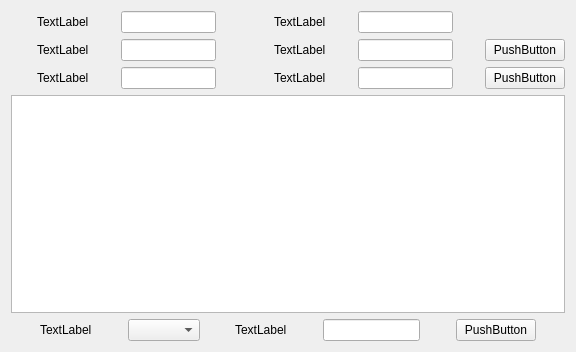
<?xml version="1.0" encoding="UTF-8"?>
<ui version="4.0">
 <class>MainWindow</class>
 <widget class="QMainWindow" name="MainWindow">
  <property name="geometry">
   <rect>
    <x>0</x>
    <y>0</y>
    <width>576</width>
    <height>352</height>
   </rect>
  </property>
  <property name="windowTitle">
   <string>MainWindow</string>
  </property>
  <widget class="QWidget" name="centralWidget">
   <layout class="QVBoxLayout" name="verticalLayout">
    <item>
     <layout class="QGridLayout" name="gridLayout">
      <item row="4" column="0">
       <layout class="QHBoxLayout" name="horizontalLayout_3">
        <item>
         <spacer name="horizontalSpacer_8">
          <property name="orientation">
           <enum>Qt::Horizontal</enum>
          </property>
          <property name="sizeHint" stdset="0">
           <size>
            <width>40</width>
            <height>20</height>
           </size>
          </property>
         </spacer>
        </item>
        <item>
         <widget class="QLabel" name="label_3">
          <property name="text">
           <string>TextLabel</string>
          </property>
         </widget>
        </item>
        <item>
         <spacer name="horizontalSpacer_9">
          <property name="orientation">
           <enum>Qt::Horizontal</enum>
          </property>
          <property name="sizeHint" stdset="0">
           <size>
            <width>40</width>
            <height>20</height>
           </size>
          </property>
         </spacer>
        </item>
        <item>
         <widget class="QLineEdit" name="lineEdit_3"/>
        </item>
        <item>
         <spacer name="horizontalSpacer_10">
          <property name="orientation">
           <enum>Qt::Horizontal</enum>
          </property>
          <property name="sizeHint" stdset="0">
           <size>
            <width>40</width>
            <height>20</height>
           </size>
          </property>
         </spacer>
        </item>
       </layout>
      </item>
      <item row="5" column="0">
       <layout class="QHBoxLayout" name="horizontalLayout_5">
        <item>
         <spacer name="horizontalSpacer_14">
          <property name="orientation">
           <enum>Qt::Horizontal</enum>
          </property>
          <property name="sizeHint" stdset="0">
           <size>
            <width>40</width>
            <height>20</height>
           </size>
          </property>
         </spacer>
        </item>
        <item>
         <widget class="QLabel" name="label_5">
          <property name="text">
           <string>TextLabel</string>
          </property>
         </widget>
        </item>
        <item>
         <spacer name="horizontalSpacer_15">
          <property name="orientation">
           <enum>Qt::Horizontal</enum>
          </property>
          <property name="sizeHint" stdset="0">
           <size>
            <width>40</width>
            <height>20</height>
           </size>
          </property>
         </spacer>
        </item>
        <item>
         <widget class="QLineEdit" name="lineEdit_5"/>
        </item>
        <item>
         <spacer name="horizontalSpacer_16">
          <property name="orientation">
           <enum>Qt::Horizontal</enum>
          </property>
          <property name="sizeHint" stdset="0">
           <size>
            <width>40</width>
            <height>20</height>
           </size>
          </property>
         </spacer>
        </item>
       </layout>
      </item>
      <item row="1" column="0">
       <layout class="QHBoxLayout" name="horizontalLayout">
        <item>
         <spacer name="horizontalSpacer">
          <property name="orientation">
           <enum>Qt::Horizontal</enum>
          </property>
          <property name="sizeHint" stdset="0">
           <size>
            <width>40</width>
            <height>20</height>
           </size>
          </property>
         </spacer>
        </item>
        <item>
         <widget class="QLabel" name="label">
          <property name="text">
           <string>TextLabel</string>
          </property>
         </widget>
        </item>
        <item>
         <spacer name="horizontalSpacer_2">
          <property name="orientation">
           <enum>Qt::Horizontal</enum>
          </property>
          <property name="sizeHint" stdset="0">
           <size>
            <width>40</width>
            <height>20</height>
           </size>
          </property>
         </spacer>
        </item>
        <item>
         <widget class="QLineEdit" name="lineEdit"/>
        </item>
        <item>
         <spacer name="horizontalSpacer_3">
          <property name="orientation">
           <enum>Qt::Horizontal</enum>
          </property>
          <property name="sizeHint" stdset="0">
           <size>
            <width>40</width>
            <height>20</height>
           </size>
          </property>
         </spacer>
        </item>
       </layout>
      </item>
      <item row="5" column="2">
       <widget class="QPushButton" name="pushButton_2">
        <property name="text">
         <string>PushButton</string>
        </property>
       </widget>
      </item>
      <item row="5" column="1">
       <layout class="QHBoxLayout" name="horizontalLayout_6">
        <item>
         <spacer name="horizontalSpacer_17">
          <property name="orientation">
           <enum>Qt::Horizontal</enum>
          </property>
          <property name="sizeHint" stdset="0">
           <size>
            <width>40</width>
            <height>20</height>
           </size>
          </property>
         </spacer>
        </item>
        <item>
         <widget class="QLabel" name="label_6">
          <property name="text">
           <string>TextLabel</string>
          </property>
         </widget>
        </item>
        <item>
         <spacer name="horizontalSpacer_18">
          <property name="orientation">
           <enum>Qt::Horizontal</enum>
          </property>
          <property name="sizeHint" stdset="0">
           <size>
            <width>40</width>
            <height>20</height>
           </size>
          </property>
         </spacer>
        </item>
        <item>
         <widget class="QLineEdit" name="lineEdit_6"/>
        </item>
        <item>
         <spacer name="horizontalSpacer_19">
          <property name="orientation">
           <enum>Qt::Horizontal</enum>
          </property>
          <property name="sizeHint" stdset="0">
           <size>
            <width>40</width>
            <height>20</height>
           </size>
          </property>
         </spacer>
        </item>
       </layout>
      </item>
      <item row="4" column="1">
       <layout class="QHBoxLayout" name="horizontalLayout_4">
        <item>
         <spacer name="horizontalSpacer_11">
          <property name="orientation">
           <enum>Qt::Horizontal</enum>
          </property>
          <property name="sizeHint" stdset="0">
           <size>
            <width>40</width>
            <height>20</height>
           </size>
          </property>
         </spacer>
        </item>
        <item>
         <widget class="QLabel" name="label_4">
          <property name="text">
           <string>TextLabel</string>
          </property>
         </widget>
        </item>
        <item>
         <spacer name="horizontalSpacer_12">
          <property name="orientation">
           <enum>Qt::Horizontal</enum>
          </property>
          <property name="sizeHint" stdset="0">
           <size>
            <width>40</width>
            <height>20</height>
           </size>
          </property>
         </spacer>
        </item>
        <item>
         <widget class="QLineEdit" name="lineEdit_4"/>
        </item>
        <item>
         <spacer name="horizontalSpacer_13">
          <property name="orientation">
           <enum>Qt::Horizontal</enum>
          </property>
          <property name="sizeHint" stdset="0">
           <size>
            <width>40</width>
            <height>20</height>
           </size>
          </property>
         </spacer>
        </item>
       </layout>
      </item>
      <item row="4" column="2">
       <widget class="QPushButton" name="pushButton">
        <property name="text">
         <string>PushButton</string>
        </property>
       </widget>
      </item>
      <item row="1" column="1">
       <layout class="QHBoxLayout" name="horizontalLayout_2">
        <item>
         <spacer name="horizontalSpacer_4">
          <property name="orientation">
           <enum>Qt::Horizontal</enum>
          </property>
          <property name="sizeHint" stdset="0">
           <size>
            <width>40</width>
            <height>20</height>
           </size>
          </property>
         </spacer>
        </item>
        <item>
         <widget class="QLabel" name="label_2">
          <property name="text">
           <string>TextLabel</string>
          </property>
         </widget>
        </item>
        <item>
         <spacer name="horizontalSpacer_5">
          <property name="orientation">
           <enum>Qt::Horizontal</enum>
          </property>
          <property name="sizeHint" stdset="0">
           <size>
            <width>40</width>
            <height>20</height>
           </size>
          </property>
         </spacer>
        </item>
        <item>
         <widget class="QLineEdit" name="lineEdit_2"/>
        </item>
        <item>
         <spacer name="horizontalSpacer_6">
          <property name="orientation">
           <enum>Qt::Horizontal</enum>
          </property>
          <property name="sizeHint" stdset="0">
           <size>
            <width>40</width>
            <height>20</height>
           </size>
          </property>
         </spacer>
        </item>
       </layout>
      </item>
     </layout>
    </item>
    <item>
     <layout class="QVBoxLayout" name="verticalLayout_2">
      <item>
       <widget class="QTextBrowser" name="textBrowser"/>
      </item>
     </layout>
    </item>
    <item>
     <layout class="QHBoxLayout" name="horizontalLayout_7">
      <item>
       <spacer name="horizontalSpacer_7">
        <property name="orientation">
         <enum>Qt::Horizontal</enum>
        </property>
        <property name="sizeHint" stdset="0">
         <size>
          <width>40</width>
          <height>20</height>
         </size>
        </property>
       </spacer>
      </item>
      <item>
       <widget class="QLabel" name="label_7">
        <property name="text">
         <string>TextLabel</string>
        </property>
       </widget>
      </item>
      <item>
       <spacer name="horizontalSpacer_20">
        <property name="orientation">
         <enum>Qt::Horizontal</enum>
        </property>
        <property name="sizeHint" stdset="0">
         <size>
          <width>40</width>
          <height>20</height>
         </size>
        </property>
       </spacer>
      </item>
      <item>
       <widget class="QComboBox" name="comboBox"/>
      </item>
      <item>
       <spacer name="horizontalSpacer_21">
        <property name="orientation">
         <enum>Qt::Horizontal</enum>
        </property>
        <property name="sizeHint" stdset="0">
         <size>
          <width>40</width>
          <height>20</height>
         </size>
        </property>
       </spacer>
      </item>
      <item>
       <widget class="QLabel" name="label_8">
        <property name="text">
         <string>TextLabel</string>
        </property>
       </widget>
      </item>
      <item>
       <spacer name="horizontalSpacer_22">
        <property name="orientation">
         <enum>Qt::Horizontal</enum>
        </property>
        <property name="sizeHint" stdset="0">
         <size>
          <width>40</width>
          <height>20</height>
         </size>
        </property>
       </spacer>
      </item>
      <item>
       <widget class="QLineEdit" name="lineEdit_7"/>
      </item>
      <item>
       <spacer name="horizontalSpacer_23">
        <property name="orientation">
         <enum>Qt::Horizontal</enum>
        </property>
        <property name="sizeHint" stdset="0">
         <size>
          <width>40</width>
          <height>20</height>
         </size>
        </property>
       </spacer>
      </item>
      <item>
       <widget class="QPushButton" name="pushButton_3">
        <property name="text">
         <string>PushButton</string>
        </property>
       </widget>
      </item>
      <item>
       <spacer name="horizontalSpacer_24">
        <property name="orientation">
         <enum>Qt::Horizontal</enum>
        </property>
        <property name="sizeHint" stdset="0">
         <size>
          <width>40</width>
          <height>20</height>
         </size>
        </property>
       </spacer>
      </item>
     </layout>
    </item>
   </layout>
  </widget>
  <widget class="QMenuBar" name="menuBar">
   <property name="geometry">
    <rect>
     <x>0</x>
     <y>0</y>
     <width>576</width>
     <height>23</height>
    </rect>
   </property>
  </widget>
 </widget>
 <layoutdefault spacing="6" margin="11"/>
 <tabstops>
  <tabstop>lineEdit</tabstop>
  <tabstop>lineEdit_2</tabstop>
  <tabstop>lineEdit_3</tabstop>
  <tabstop>lineEdit_4</tabstop>
  <tabstop>lineEdit_5</tabstop>
  <tabstop>lineEdit_6</tabstop>
  <tabstop>pushButton</tabstop>
  <tabstop>pushButton_2</tabstop>
  <tabstop>textBrowser</tabstop>
  <tabstop>comboBox</tabstop>
  <tabstop>lineEdit_7</tabstop>
  <tabstop>pushButton_3</tabstop>
 </tabstops>
 <resources/>
 <connections/>
</ui>
